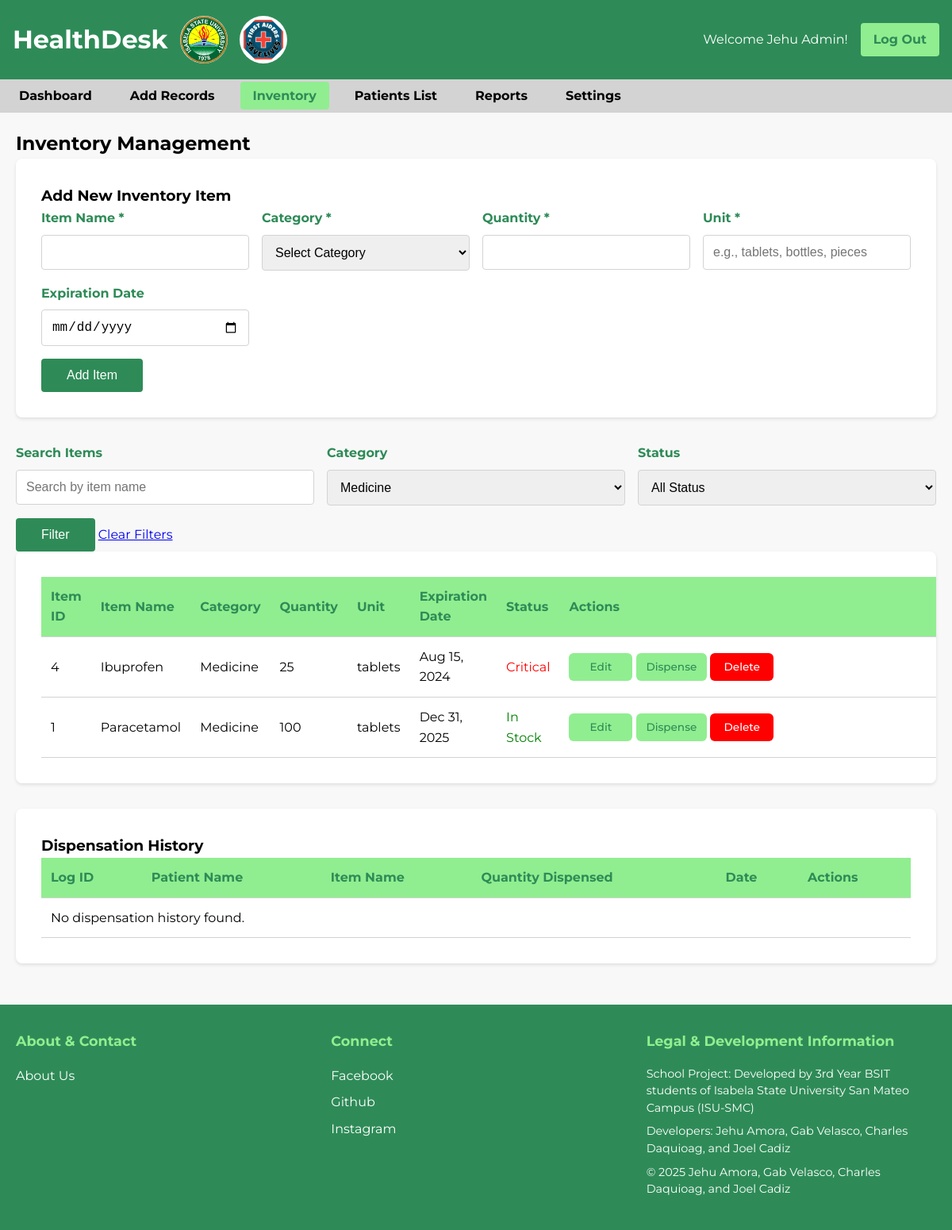
The app's page /inventory.php?category=Medicine (signed in) with its own data.
### tables this page shows
CREATE TABLE inventory (
    item_id INT AUTO_INCREMENT PRIMARY KEY,
    item_name VARCHAR(100) NOT NULL,
    category ENUM('Medicine', 'First Aid', 'Equipment') NOT NULL,
    quantity INT NOT NULL DEFAULT 0,
    unit VARCHAR(20) NOT NULL,
    expiration_date DATE,
    status ENUM('In Stock', 'Low Stock', 'Critical') DEFAULT 'In Stock',
    created_at TIMESTAMP DEFAULT CURRENT_TIMESTAMP,
    updated_at TIMESTAMP DEFAULT CURRENT_TIMESTAMP ON UPDATE CURRENT_TIMESTAMP
);

### inventory.php (the view, shortened to what this page needs)
<?php
$conn = getDBConnection();
$category_filter = isset($_GET['category']) ? $_GET['category'] : '';
$search = isset($_GET['search']) ? trim($_GET['search']) : '';
$query = "SELECT * FROM inventory WHERE 1=1";
$params = [];
$types = '';
if (!empty($category_filter)) {
    $query .= " AND category = ?";
    $params[] = $category_filter;
    $types .= 's';
}
$query .= " ORDER BY item_name";
$stmt = $conn->prepare($query);
if (!empty($params)) {
    $stmt->bind_param($types, ...$params);
}
$stmt->execute();
$inventory_items = $stmt->get_result();
$dispensation_query = "SELECT dl.log_id, dl.quantity_disbursed, dl.date,
                             p.last_name, p.first_name, p.middle_name,
                             i.item_name
                      FROM dispensation_log dl
                      JOIN patients p ON dl.patient_id = p.patient_id
                      JOIN inventory i ON dl.item_id = i.item_id
                      ORDER BY dl.date DESC";
$dispensation_stmt = $conn->prepare($dispensation_query);
$dispensation_stmt->execute();
$dispensation_history = $dispensation_stmt->get_result();
?>
<!DOCTYPE html>
<html lang="en">
<head>
    <link rel="stylesheet" href="css/style.css">
</head>
<body>
    <header class="header">
        <h1>HealthDesk <img
        src="isu_logo.png"
        alt="ISU Logo"
        style="width: auto; height: 60px; display: flex; margin-left: 15px;"
        >
        <img  src="first_aider.jpeg" alt="fa Logo"
        style="width: auto; height: 60px; display: flex; margin-left: 15px; border-radius: 60px;"
        >
        </h1>
        <div class="user-info">
            <span>Welcome <?php echo htmlspecialchars($_SESSION['name']); ?>!</span>
            <a href="logout.php" class="logout-btn">Log Out</a>
        </div>
    </header>
    <nav class="nav">
        <ul>
            <li><a href="dashboard.php">Dashboard</a></li>
            <li><a href="add_record.php">Add Records</a></li>
            <li><a href="inventory.php" class="active">Inventory</a></li>
            <li><a href="patients_list.php">Patients List</a></li>
            <li><a href="reports.php">Reports</a></li>
            <li><a href="settings.php">Settings</a></li>
        </ul>
    </nav>
    <main class="container">
        <h2>Inventory Management</h2>
        <div class="form-container">
            <h3>Add New Inventory Item</h3>
            <form method="POST" action="">
                <div class="form-grid">
                    <div class="form-group">
                        <label for="item_name">Item Name *</label>
                        <input type="text" id="item_name" name="item_name" required>
                    </div>
                    <div class="form-group">
                        <label for="category">Category *</label>
                        <select id="category" name="category" required>
                            <option value="">Select Category</option>
                        </select>
                    </div>
                    <div class="form-group">
                        <label for="quantity">Quantity *</label>
                        <input type="number" id="quantity" name="quantity" min="0" required>
                    </div>
                    <div class="form-group">
                        <label for="unit">Unit *</label>
                        <input type="text" id="unit" name="unit" placeholder="e.g., tablets, bottles, pieces" required>
                    </div>
                    <div class="form-group">
                        <label for="expiration_date">Expiration Date</label>
                        <input type="date" id="expiration_date" name="expiration_date">
                    </div>
                </div>
                <button type="submit" name="add_item" class="submit-btn">Add Item</button>
            </form>
        </div>
        <div class="filters-section">
            <form method="GET" action="">
                <div class="form-grid">
                    <div class="form-group">
                        <label for="search">Search Items</label>
                        <input type="text" id="search" name="search" value="<?php echo htmlspecialchars($search); ?>" placeholder="Search by item name">
                    </div>
                    <div class="form-group">
                        <label for="category_filter">Category</label>
                        <select id="category_filter" name="category">
                            <option value="Medicine" <?php echo $category_filter === 'Medicine' ? 'selected' : ''; ?>>Medicine</option>
                        </select>
                    </div>
                    <div class="form-group">
                        <label for="status_filter">Status</label>
                        <select id="status_filter" name="status">
                            <option value="">All Status</option>
                        </select>
                    </div>
                </div>
                <button type="submit" class="submit-btn">Filter</button>
                <a href="inventory.php">Clear Filters</a>
            </form>
        </div>
        <div class="table-container">
            <table>
                <thead>
                    <tr>
                        <th>Item ID</th>
                        <th>Item Name</th>
                        <th>Category</th>
                        <th>Quantity</th>
                        <th>Unit</th>
                        <th>Expiration Date</th>
                        <th>Status</th>
                        <th>Actions</th>
                    </tr>
                </thead>
                <tbody>
                    <?php if ($inventory_items->num_rows > 0): ?>
                        <?php while ($item = $inventory_items->fetch_assoc()): ?>
                            <tr>
                                <td><?php echo $item['item_id']; ?></td>
                                <td><?php echo htmlspecialchars($item['item_name']); ?></td>
                                <td><?php echo $item['category']; ?></td>
                                <td><?php echo $item['quantity']; ?></td>
                                <td><?php echo htmlspecialchars($item['unit']); ?></td>
                                <td><?php echo $item['expiration_date'] ? date('M j, Y', strtotime($item['expiration_date'])) : 'N/A'; ?></td>
                                <td class="status-<?php echo strtolower(str_replace(' ', '-', $item['status'])); ?>"><?php echo $item['status']; ?></td>
                                <td>
                                    <a href="edit_inventory.php?id=<?php echo $item['item_id']; ?>" class="action-btn">Edit</a>
                                    <a href="dispense_inventory.php?id=<?php echo $item['item_id']; ?>" class="action-btn">Dispense</a>
                                    <a href="delete_inventory.php?id=<?php echo $item['item_id']; ?>" class="action-btn delete-btn" onclick="return confirm('Are you sure you want to delete this item?')">Delete</a>
                                </td>
                            </tr>
                        <?php endwhile; ?>
                    <?php else: ?>
                        <tr>
                            <td colspan="8">No inventory items found.</td>
                        </tr>
                    <?php endif; ?>
                </tbody>
            </table>
        </div>
        <div class="table-container">
            <h3>Dispensation History</h3>
            <table>
                <thead>
                    <tr>
                        <th>Log ID</th>
                        <th>Patient Name</th>
                        <th>Item Name</th>
                        <th>Quantity Dispensed</th>
                        <th>Date</th>
                        <th>Actions</th>
                    </tr>
                </thead>
                <tbody>
                    <?php if ($dispensation_history->num_rows > 0): ?>
                        <?php while ($log = $dispensation_history->fetch_assoc()): ?>
                            <tr>
                                <td><?php echo $log['log_id']; ?></td>
                                <td><?php echo htmlspecialchars($log['last_name'] . ', ' . $log['first_name'] . ' ' . $log['middle_name']); ?></td>
                                <td><?php echo htmlspecialchars($log['item_name']); ?></td>
                                <td><?php echo $log['quantity_disbursed']; ?></td>
                                <td><?php echo date('M j, Y H:i', strtotime($log['date'])); ?></td>
                                <td>
                                    <a href="delete_dispensation.php?id=<?php echo $log['log_id']; ?>" class="action-btn delete-btn" onclick="return confirm('Are you sure you want to delete this dispensation log?')">Delete</a>
                                </td>
                            </tr>
                        <?php endwhile; ?>
                    <?php else: ?>
                        <tr>
                            <td colspan="6">No dispensation history found.</td>
                        </tr>
                    <?php endif; ?>
                </tbody>
            </table>
        </div>
    </main>
    <?php include 'includes/footer.php'; ?>
</body>
</html>

### css/style.css (style rules this page uses)
:root { --dark-green: #2E8B57; --light-green: #90EE90; --off-white: #F8F8F8; --grey: #D3D3D3; --white: #FFFFFF; --black: #000000; --error-red: #FF0000; --success-green: #28a745; }
* { margin: 0; padding: 0; box-sizing: border-box; }
button { outline: none !important; border: none; }
body { font-family: "Montserrat", sans-serif; background-color: var(--off-white); color: var(--black); line-height: 1.6; }
.container { max-width: 1200px; margin: 0 auto; padding: 20px; }
.header { background-color: var(--dark-green); color: var(--white); height: 100px; padding: 1rem; display: flex; justify-content: space-between; align-items: center; }
.header h1 { margin: 0; height: 60px; display: flex; align-items: center; }
.header img[alt="ISU Logo"] { border-radius: 50%; width: 60px; height: 60px; object-fit: cover; margin-left: 15px; }
.user-info { display: flex; align-items: center; gap: 1rem; }
.logout-btn { background-color: var(--light-green); color: var(--dark-green); padding: 0.5rem 1rem; text-decoration: none; border-radius: 4px; font-weight: bold; }
.nav { font-weight: bold; background-color: var(--grey); padding: 0.5rem; }
.nav ul { list-style: none; display: flex; gap: 1rem; }
.nav a { color: var(--black); text-decoration: none; padding: 0.5rem 1rem; border-radius: 4px; transition: background-color 0.3s; }
.nav a:hover, .nav a.active { background-color: var(--light-green); color: var(--dark-green); }
.form-group { display: flex; flex-direction: column; }
.form-group label { margin-bottom: 0.5rem; font-weight: bold; color: var(--dark-green); }
.form-group input { padding: 0.75rem; border: 1px solid var(--grey); border-radius: 4px; font-size: 1rem; }
.form-container { background-color: var(--white); padding: 2rem; border-radius: 8px; box-shadow: 0 2px 4px rgba(0,0,0,0.1); margin-bottom: 2rem; }
.form-grid { display: grid; grid-template-columns: repeat(auto-fit, minmax(250px, 1fr)); gap: 1rem; }
.form-group input, .form-group select, .form-group textarea { padding: 0.75rem; border: 1px solid var(--grey); border-radius: 4px; font-size: 1rem; }
.submit-btn { background-color: var(--dark-green); color: var(--white); padding: 0.75rem 2rem; border: none; border-radius: 4px; font-size: 1rem; cursor: pointer; margin-top: 1rem; }
.table-container { background-color: var(--white); padding: 2rem; border-radius: 8px; box-shadow: 0 2px 4px rgba(0,0,0,0.1); margin-bottom: 2rem; overflow-x: auto; }
table { width: 100%; border-collapse: collapse; }
th, td { padding: 0.75rem; text-align: left; border-bottom: 1px solid var(--grey); }
td:last-child { white-space: nowrap; min-width: 500px; }
th { background-color: var(--light-green); color: var(--dark-green); font-weight: bold; }
.status-in-stock { color: green; }
.status-critical { color: red; }
.action-btn { background-color: var(--light-green); color: var(--dark-green); padding: 0.4rem 0.8rem; text-decoration: none; border-radius: 6px; font-size: 0.85rem; font-weight: 500; font-family: inherit; outline: none; border: none; display: inline-block; transition: all 0.2s ease; white-space: nowrap; min-width: 80px; text-align: center; }
.delete-btn { background-color: var(--error-red); color: var(--white); }

### records on screen
inventory: item_id "4", item_name "Ibuprofen", category "Medicine", quantity "25", unit "tablets", expiration_date "Aug 15, 2024", status "Critical"
inventory: item_id "1", item_name "Paracetamol", category "Medicine", quantity "100", unit "tablets", expiration_date "Dec 31, 2025", status "In Stock"

### other values on screen
$_SESSION['name'] "Jehu Admin"
